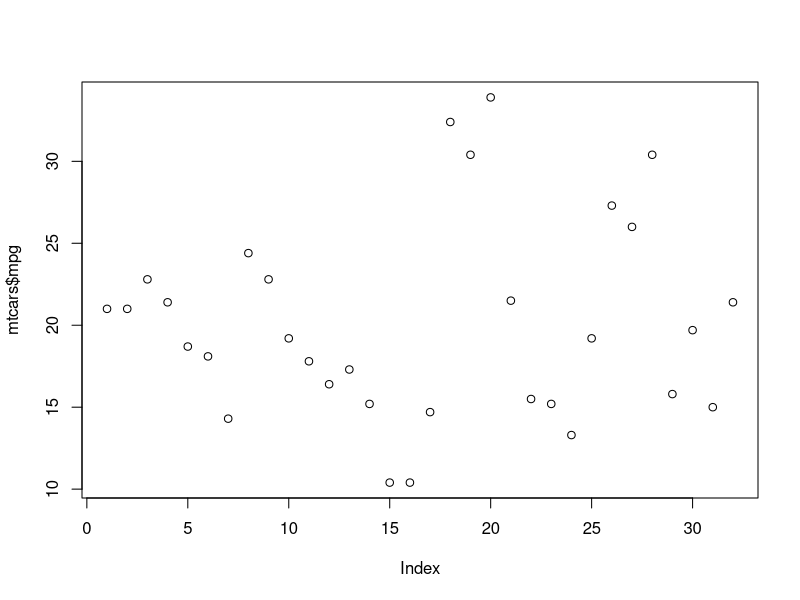
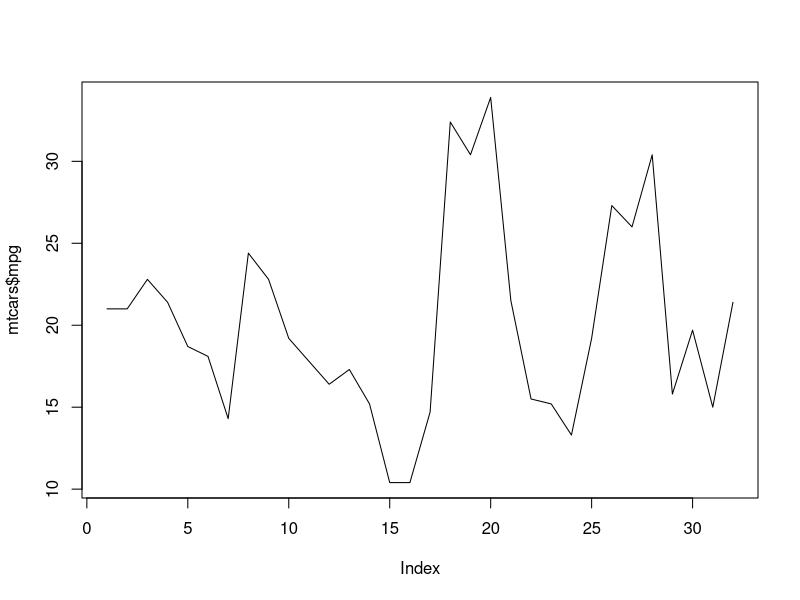
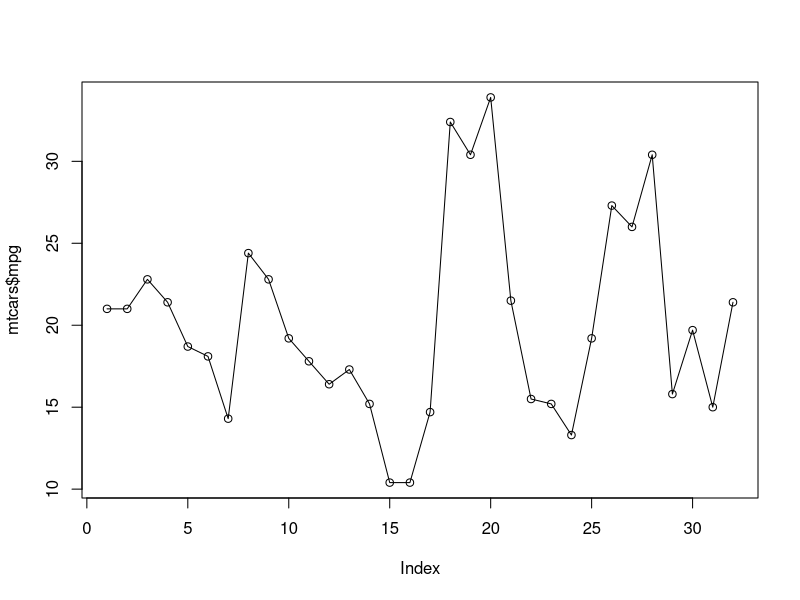
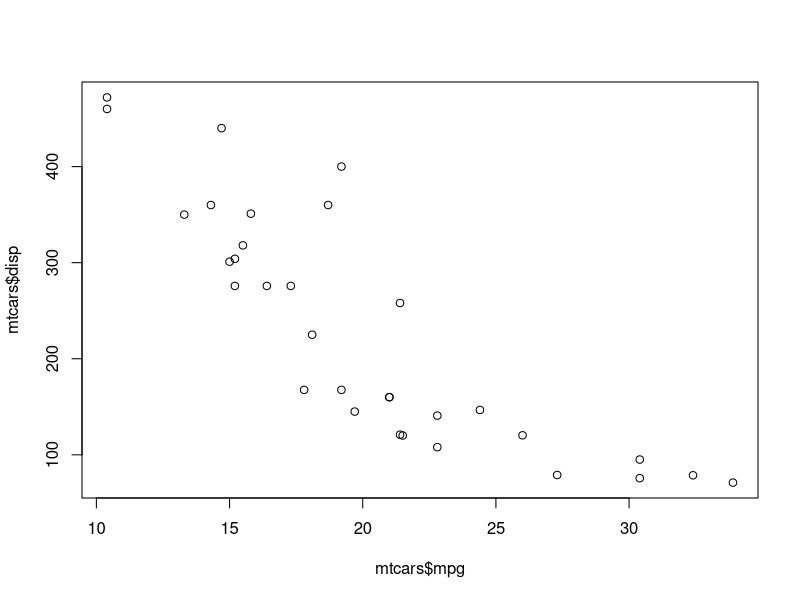
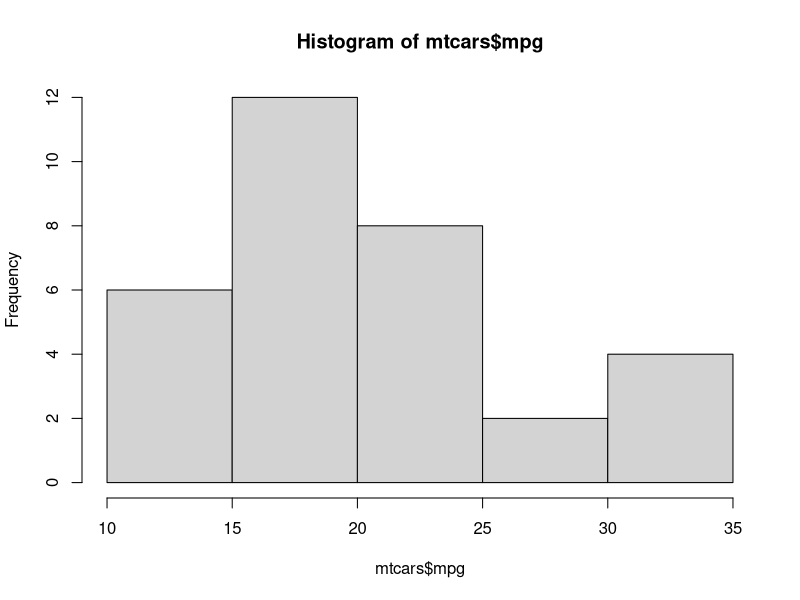
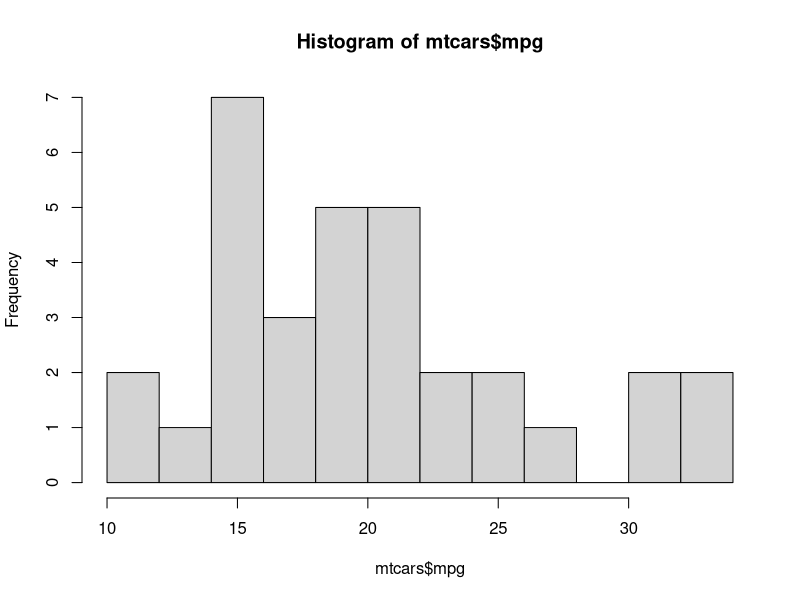
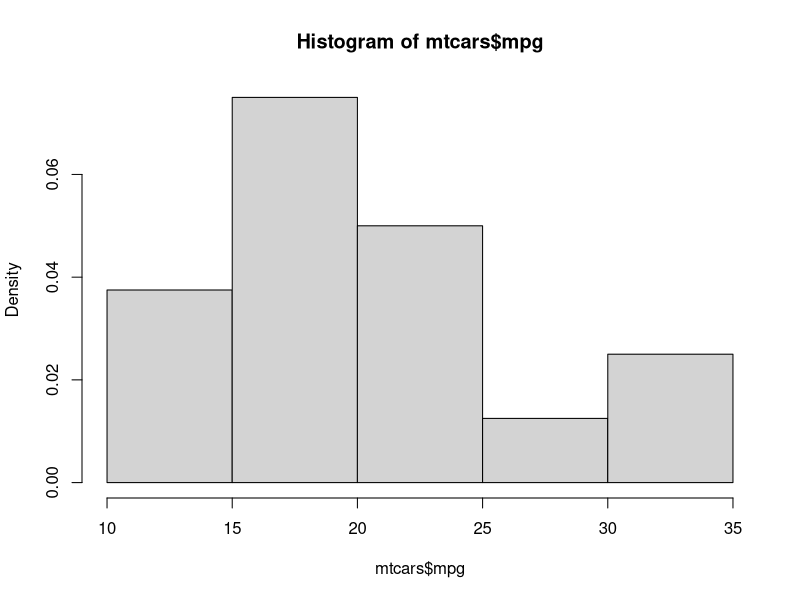
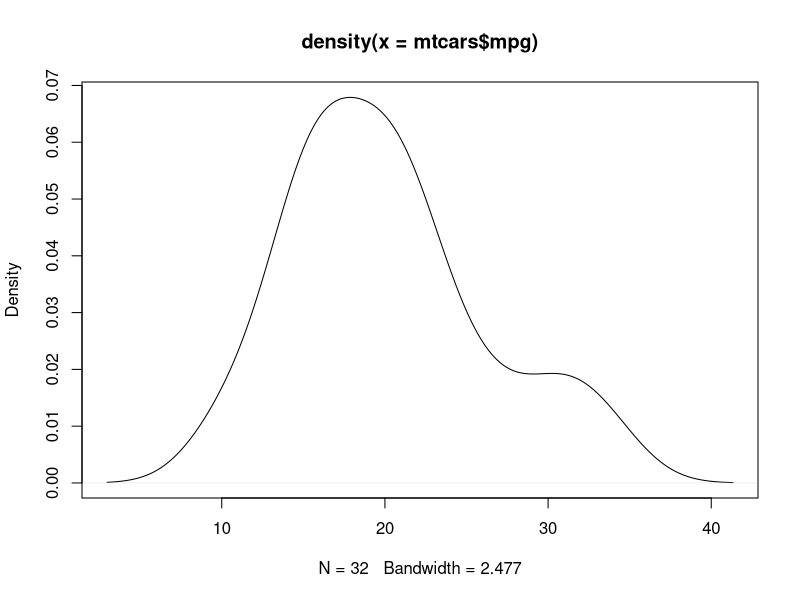

These charts were generated, in order, by the following R code:
## ---- chunk 1
plot(mtcars$mpg)
## ---- chunk 2
plot(mtcars$mpg, type = "l")
## ---- chunk 3
plot(mtcars$mpg)
lines(mtcars$mpg)
## ---- chunk 4
plot(mtcars$mpg,mtcars$disp)
## ---- chunk 5
hist(mtcars$mpg)
## ---- chunk 6
hist(mtcars$mpg, breaks = 10)
## ---- chunk 7
hist(mtcars$mpg, freq = FALSE)
## ---- chunk 8
plot(density(mtcars$mpg))
## ---- chunk 9
hist(mtcars$mpg, freq = FALSE)
lines(density(mtcars$mpg))
## ---- chunk 10
boxplot(mtcars$mpg)
## ---- chunk 11
boxplot(mtcars$mpg, horizontal = TRUE)
## ---- chunk 12
barplot(table(mtcars$cyl))
## ---- chunk 13
pie(table(mtcars$cyl))
## ---- chunk 14
mtcars_4 <- subset(mtcars, cyl == 4)
mtcars_6 <- subset(mtcars, cyl == 6)
mtcars_8 <- subset(mtcars, cyl == 8)
## ---- chunk 15
plot(mtcars$mpg, mtcars$disp)
points(mtcars_4$mpg, mtcars_4$disp, col = "red")
points(mtcars_6$mpg, mtcars_6$disp, col = "blue")
points(mtcars_8$mpg, mtcars_8$disp, col = "green")
## ---- chunk 16
par(mfrow=c(1,3))
hist(mtcars_4$mpg)
hist(mtcars_6$mpg)
hist(mtcars_8$mpg)
## ---- chunk 17
barplot(table(mtcars$cyl, mtcars$am), beside = TRUE, legend = rownames(table(mtcars$cyl, mtcars$am)))
## ---- chunk 18
plot(mtcars$mpg, mtcars$disp, main = "MPG vs Displacement", xlab = "MPG", ylab = "Displacement")
## ---- chunk 19
library(ggplot2)
## ---- chunk 20
mtcars$ind <- c(1:32)
## ---- chunk 21
gg_1 <- ggplot(mtcars, aes(ind, mpg))
## ---- chunk 22
gg_1 + geom_point()
## ---- chunk 23
gg_1 + geom_line()
## ---- chunk 24
gg_1 + geom_point() + geom_line()
## ---- chunk 25
gg_2 <- ggplot(mtcars, aes(mpg, disp))
## ---- chunk 26
gg_2 + geom_point()
## ---- chunk 27
gg_3 <- ggplot(mtcars, aes(mpg))
## ---- chunk 28
gg_3 + geom_histogram()
## ---- chunk 29
gg_3 + geom_histogram(binwidth = 7)
## ---- chunk 30
gg_3 + geom_density()
## ---- chunk 31
gg_3 + geom_histogram(aes(y=after_stat(density)),bins=7) +
  geom_density()
## ---- chunk 32
gg_3 + stat_boxplot()
## ---- chunk 33
gg_4 <- ggplot(mtcars, aes(cyl))
## ---- chunk 34
gg_4 + stat_count()
## ---- chunk 35
gg_5 <- ggplot(mtcars, aes(mpg, disp, color=factor(cyl)))
## ---- chunk 36
gg_5 + geom_point()
## ---- chunk 37
gg_6 <- ggplot(mtcars, aes(mpg, disp, shape=factor(cyl)))
gg_6 + geom_point()
## ---- chunk 38
gg_7 <- ggplot(mtcars, aes(mpg, fill = factor(cyl)))
## ---- chunk 39
gg_7 + geom_histogram(bins = 6, alpha = 0.3)
## ---- chunk 40
gg_3 + geom_histogram() + facet_wrap(~ cyl)
## ---- chunk 41
gg_7 + geom_density(alpha=0.3)
## ---- chunk 42
gg_3 + geom_density() + facet_wrap( ~ cyl)
## ---- chunk 43
gg_4 + stat_count() + facet_wrap(~vs)
## ---- chunk 44
gg_8 <- ggplot(mtcars, aes(cyl, fill = factor(vs)))
## ---- chunk 45
gg_8 + stat_count()
## ---- chunk 46
gg_8 + stat_count(position = "dodge")
## ---- chunk 47
#| echo: false

gg_9 <- ggplot(mtcars, aes(mpg, disp, color = factor(cyl)))+geom_point()
## ---- chunk 48
plot(gg_9)
## ---- chunk 49
gg_9 + ggtitle("Scatter Plot")
## ---- chunk 50
gg_9 + xlab("MPG") + ylab("Displacement")
## ---- chunk 51
gg_9 + theme_bw()
